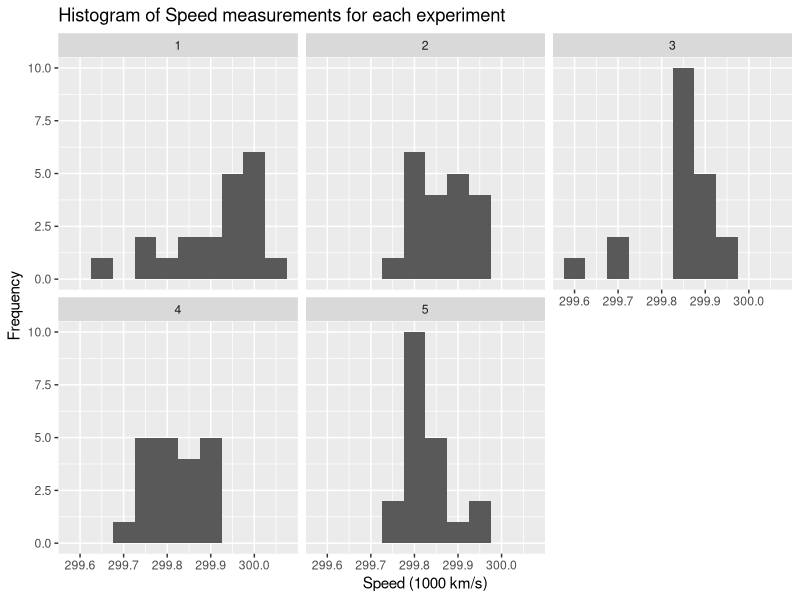
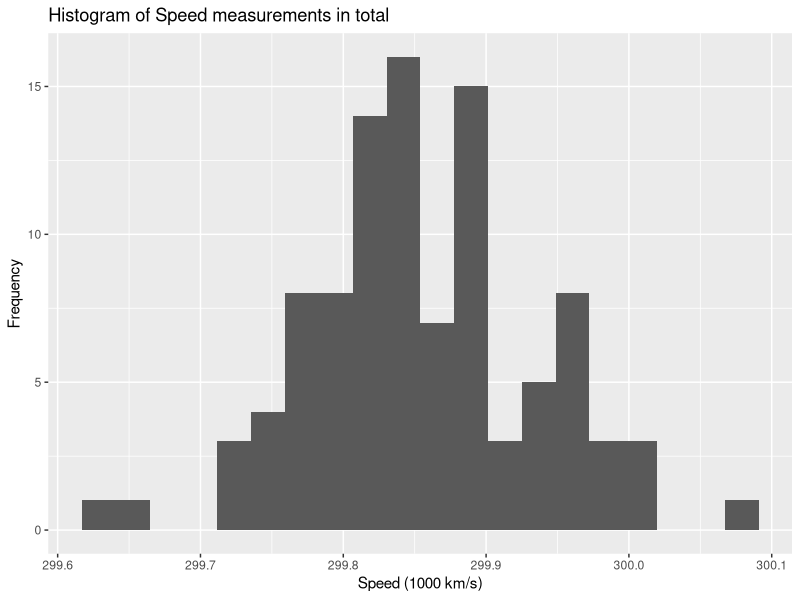
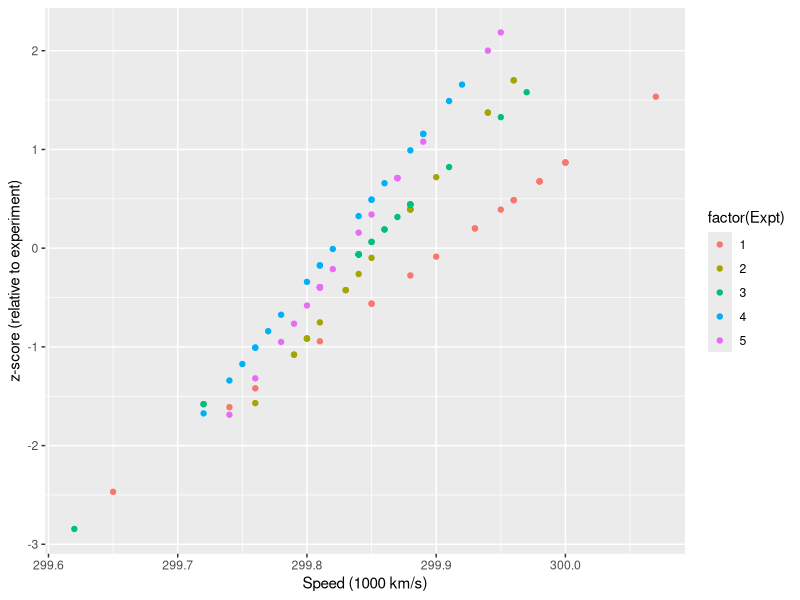
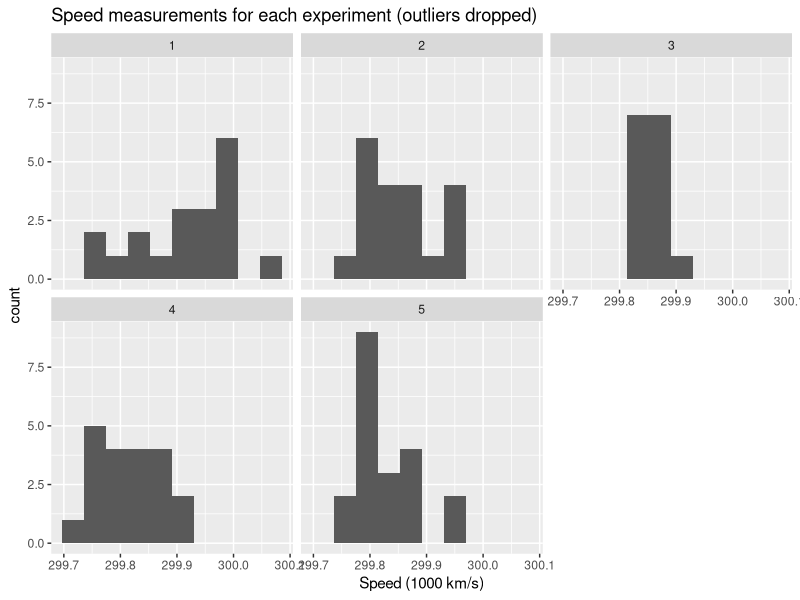
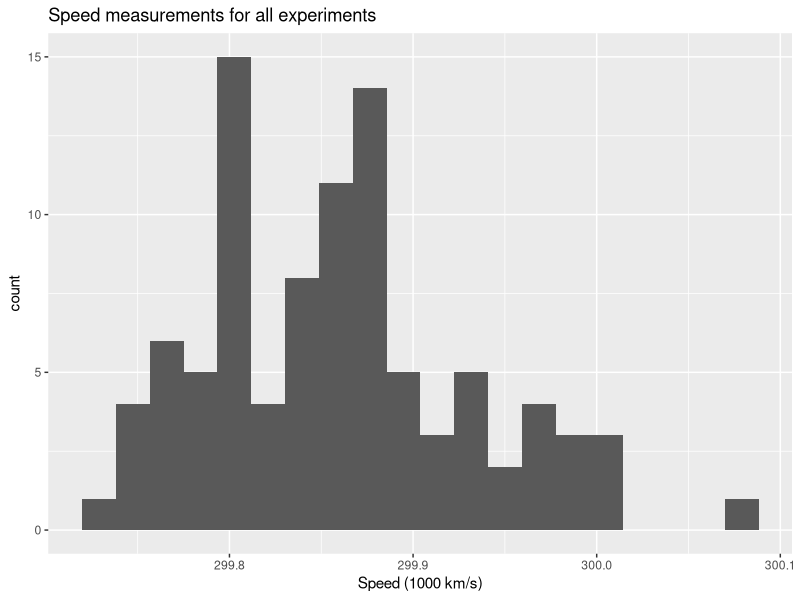
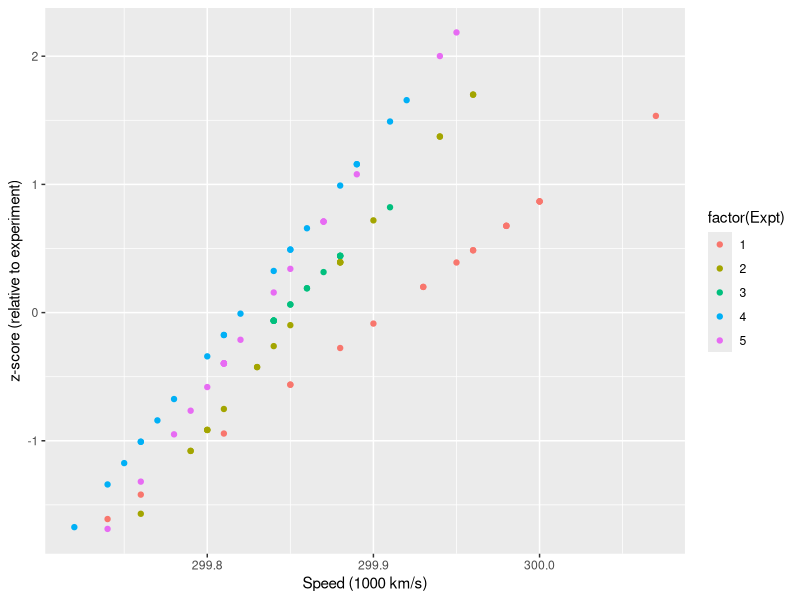

Generate these figures, in order, with R:
## ---- chunk 1
knitr::opts_chunk$set(echo = TRUE)
## ---- chunk 2
library(dplyr)
library(ggplot2)

# Load data
df <- read.csv("morley.dat", sep="")

# Uncentering speed data
df <- df %>%
    mutate(Speed = Speed + 299000)

# Calculate the Zscore of speed by experiment
df <- df %>%
    group_by(Expt) %>%
    mutate(expt_mean = mean(Speed)) %>%
    mutate(expt_sd = sd(Speed)) %>%
    mutate(zscore = ( Speed - expt_mean) / expt_sd )

# Plot histogram of recorded speed (in thousands km/s) for each experiment
ggplot(
    data = df,
    aes(
        x = Speed/1000
    ) ) +
    xlab('Speed (1000 km/s)') +
    ylab('Frequency') +
    geom_histogram(bins = 10) +
    facet_wrap(vars(Expt)) +
    ggtitle("Histogram of Speed measurements for each experiment")

# Plot histogram of recorded speed for all experiments
ggplot(
    data = df,
    aes(
        x = Speed/1000
    ) ) +
    xlab('Speed (1000 km/s)') +
    ylab('Frequency') +
    geom_histogram(bins = 20) +
    ggtitle("Histogram of Speed measurements in total")

# See the spread of data experiment
ggplot(data = df) +
    geom_point(
    aes(
        x = Speed/1000,
        y = zscore,
        color = factor(Expt)
    ) ) +
    xlab('Speed (1000 km/s)') +
    ylab('z-score (relative to experiment)')
    ggtitle("Speed measurements for all experiments")
## ---- chunk 3
# Detect outliers using IQR method
for (i in 1:5) {
  df$Q1[df$Expt==i] <- quantile(df$Speed[df$Expt==i], .25)
  df$Q3[df$Expt==i] <- quantile(df$Speed[df$Expt==i], .75)
  df$IQR[df$Expt==i] <- IQR(df$Speed[df$Expt==i])
}


# Only keep rows in dataframe that have values within 1.5*IQR of Q1 and Q3
cleaned <- subset(df, Speed> (Q1 - 1.5*IQR) & Speed< (Q3 + 1.5*IQR))

# Histogram of speed measurement after dropping outliers, by experiment
ggplot(
    data = cleaned,
    aes(
        x = Speed/1000
    ) ) +
    xlab('Speed (1000 km/s)') +
    geom_histogram(bins = 10) +
    facet_wrap(vars(Expt)) +
    ggtitle("Speed measurements for each experiment (outliers dropped)")

# Histogram of speed measurement after dropping outliers
ggplot(
    data = cleaned,
    aes(
        x = Speed/1000
    ) ) +
    xlab('Speed (1000 km/s)') +
    geom_histogram(bins = 20) +
    ggtitle("Speed measurements for all experiments")

ggplot(data = cleaned) +
    geom_point(
    aes(
        x = Speed/1000,
        y = zscore,
        color = factor(Expt)
    ) ) +
    xlab('Speed (1000 km/s)') +
    ylab('z-score (relative to experiment)')
    ggtitle("Speed measurements for all experiments")

df <- df %>%
    select(
        -zscore,
        -expt_mean,
        -expt_sd
        )

cleaned <- cleaned %>%
    select(
        -zscore,
        -expt_mean,
        -expt_sd
        )

summary(df)
summary(cleaned)

df %>% 
  group_by(Expt) %>% 
  summarise(
    n = n(),
    min = min(Speed),
    max = max(Speed),
    mean = mean(Speed),
    sd = sd(Speed)
  )
cleaned %>% 
  group_by(Expt) %>% 
  summarise(
    n = n(),
    min = min(Speed),
    max = max(Speed),
    mean = mean(Speed),
    sd = sd(Speed)
  )
## ---- chunk 4
#install.packages("stringdist")
library(stringdist)
library(readxl)
library(dplyr)
library(stringr)
humans_names <- read.csv("humans-names.csv")
humans_names[order(humans_names$Name),]

humans_names$error <- str_detect(humans_names$Name,"^[[a-z]]")

error1 <- humans_names[humans_names$error=="TRUE",]
unique_names = humans_names %>% 
  select(Name) %>% 
  count(Name) %>% 
  arrange(n) 

# observe that names appearing n<=5 are likely to be errors

unique_names$genuine[unique_names$n>5]<-1
unique_names$genuine[unique_names$n<=5]<-0

genuine <- unique_names[unique_names$genuine==1,]
error <- unique_names[unique_names$genuine==0,]

# in error list, calculate stringdist for each error by looping over the list of genuine name
for (i in genuine$Name) {
  error$stringdist_i <- stringdist(error$Name,i)
}

resultflmatrix <- stringdistmatrix(error$Name,genuine$Name,method="dl")
resultdf <- data.frame(resultflmatrix)
resultdf$error_name <- error$Name

#resultdf[c("min", "min_index")] <- apply(resultdf[,c(1:18)],1 , function(x) c(min(x), names(x[which.min(x)]) ) ) # suppose to work for  2 col simultaneously but not

resultdf[c("min")] <- apply(resultdf[,c(1:18)],1 , function(x) c(min(x)) )
  
#resultdf[c("min_index")] <- apply(resultdf[,c(1:18)],1 , function(x) c(names(x[which.min(x)]) ) ) # get the name of the variable

resultdf[c("min_index")] <- apply(resultdf[,c(1:18)],1 , function(x) c(which.min(x)) )

resultdf$corrected <- genuine$Name[resultdf$min_index]

resultdf[c("error_name", "corrected")]
